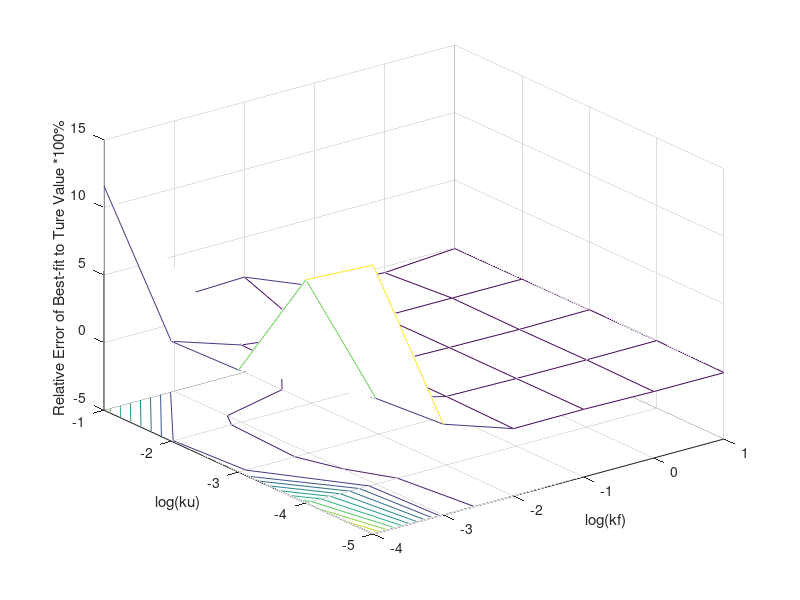

Source code (MATLAB): (Note: this script raises an error after producing the figure.)
%2005-Apr-08: Best-fit ku: (Mean-Ture)/Ture.

[X,Y]=meshgrid(-4:1,-5:-1);
Z=[
14.900000	1.720000	-0.01299995	0.009999986	-0.07949994	-0.08699999;
11.533330	1.336667	0.08000003	0.000000	-0.02633329	-0.009333307;
2.556667	0.5579998	0.08999998	0.000000	-0.06299996	-0.01266669;
2.390000	0.712000	0.100000	-0.02033329	-0.03199996	-0.0326666;
11.594670	1.850000	2.041667	-0.03633328	-0.444000	-0.06866671
];

meshc(X,Y,Z)
xlabel('log(kf)');
ylabel('log(ku)');
zlabel('Relative Error of Best-fit to Ture Value *100%');

COLORBAR('vertical');